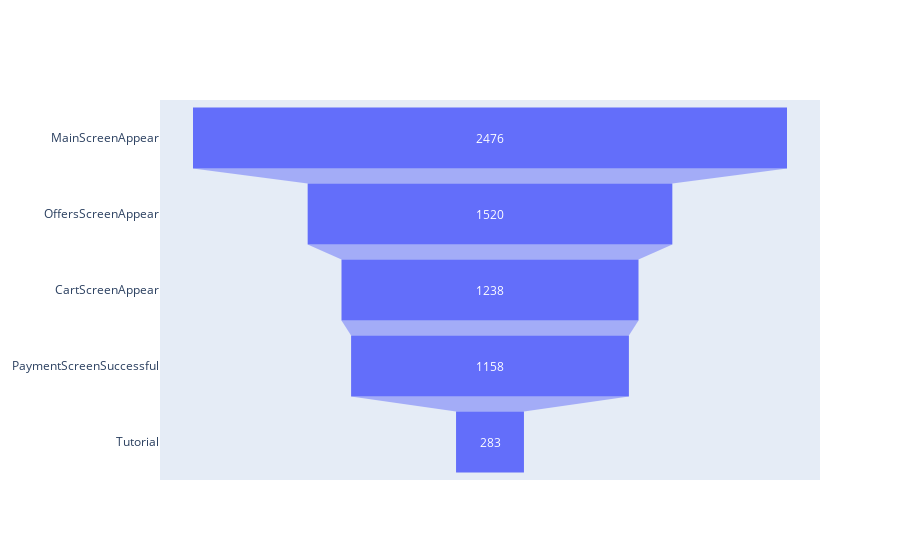

This figure's notebook cell:
### Markdown cell above
Observamos que los p_values son bastante altos (mayores o iguales que 10%). Esto nos indica que las proporciones de cada evento con respecto al total son bastante similares en el grupo de testeo y en este grupo de control. Las diferencias en proporciones observadas en los embudos no son estadisticamente significativas.

Procedemos a comparar con el otro grupo de control.

### Code cell
# Graficamos el embudo del exp 247 y comparamos proporciones
fig = go.Figure(go.Funnel(
    y = users_by_event_247.index,
    x = users_by_event_247['n_users']))

fig.show()

### Figure 1 — Plotly figure (JSON) as saved in the notebook; plotly's stock layout.template omitted (floating-point values rounded to 4 significant figures)
{"data": [{"type": "funnel", "x": [2476, 1520, 1238, 1158, 283], "y": ["MainScreenAppear", "OffersScreenAppear", "CartScreenAppear", "PaymentScreenSuccessful", "Tutorial"]}], "layout": {}}
